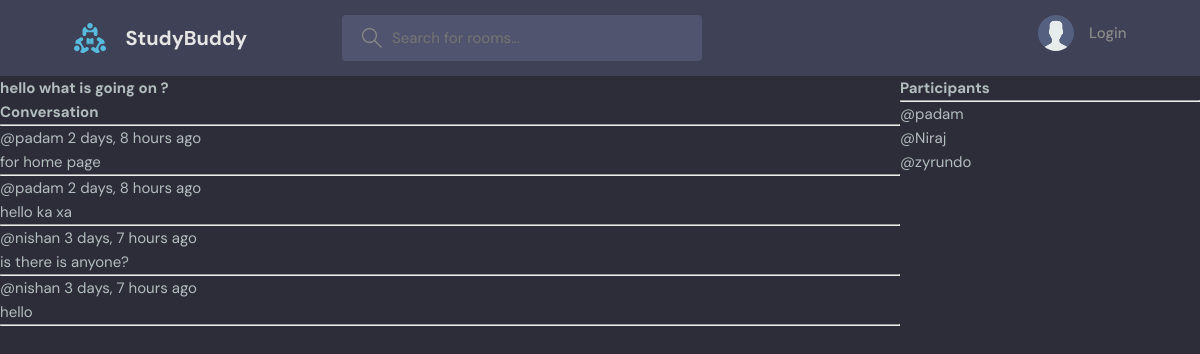
Page /room/9/ on the earlier database version.
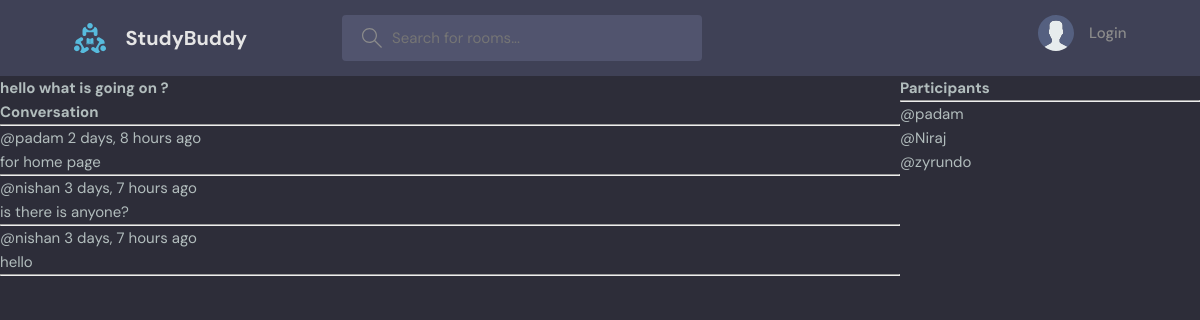
Same page on the later database version.
### base/models.py (models this page shows, shortened)
class Message(models.Model):
    user = models.ForeignKey(User,on_delete = models.CASCADE)
    room = models.ForeignKey(Room,on_delete=models.CASCADE) #0n_delete= models.CASCADE =>means all the child messages will be deleted
    body= models.TextField()
    updated = models.DateField(auto_now = True)
    created = models.DateTimeField(auto_now_add = True)
    class Meta:
        ordering = ['-updated','-created']

### base/views.py (the view, shortened to what this page needs)
# urls.py: path('room/<str:pk>/',views.room,name="room"),
def room(request,pk):
    room = Room.objects.get(id=pk)
    room_message = room.message_set.all().order_by('-created')
    participants = room.participants.all()
    context = {
        'rooms': room,
        'room_messages':room_message,
        'participant':participants
        }
    return render(request,'base/room.html',context)

### base/templates/base/room.html (shortened to what this page needs)
{% extends 'main.html' %}
{% block content%}
<div class="room-container">
    <div>
            <h1>{{rooms.name}}</h1>
        <div class="comment-wrapper">
            <h3>Conversation</h3>
        <hr>
            {% for message in room_messages %}
            <div>
                <small>@{{message.user}}  {{message.created |timesince}} ago</small>
                <p>{{message.body}}</p>
                <hr>
            </div>
            {% endfor %}
        </div>
    </div>
    <div>
        <h3>Participants</h3>
        <hr>
        {% for users in participant %}
            <div>
                <p>@{{users.username}}</p>
            </div>
        {% endfor %}
    </div>
</div>
{% endblock content %}

Differences in the rows shown:
removed Message: user "padam", created "2 days, 8 hours", body "hello ka xa"
